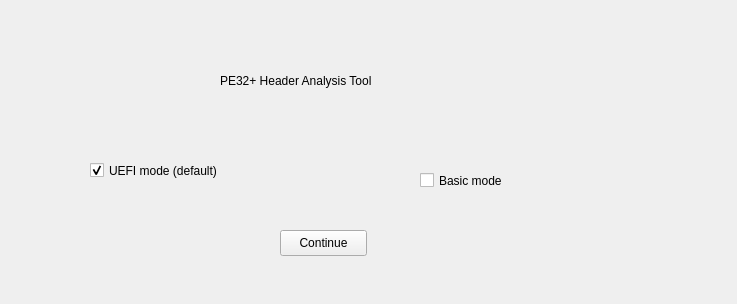
<?xml version="1.0" encoding="UTF-8"?>
<ui version="4.0">
 <class>MainWindow</class>
 <widget class="QMainWindow" name="MainWindow">
  <property name="geometry">
   <rect>
    <x>0</x>
    <y>0</y>
    <width>737</width>
    <height>304</height>
   </rect>
  </property>
  <property name="windowTitle">
   <string>MainWindow</string>
  </property>
  <widget class="QWidget" name="centralwidget">
   <widget class="QPushButton" name="pushButton">
    <property name="geometry">
     <rect>
      <x>280</x>
      <y>230</y>
      <width>87</width>
      <height>26</height>
     </rect>
    </property>
    <property name="text">
     <string>Continue</string>
    </property>
   </widget>
   <widget class="QCheckBox" name="checkBox">
    <property name="geometry">
     <rect>
      <x>90</x>
      <y>160</y>
      <width>161</width>
      <height>21</height>
     </rect>
    </property>
    <property name="text">
     <string>UEFI mode (default)</string>
    </property>
    <property name="checked">
     <bool>true</bool>
    </property>
   </widget>
   <widget class="QCheckBox" name="checkBox_2">
    <property name="geometry">
     <rect>
      <x>420</x>
      <y>170</y>
      <width>161</width>
      <height>21</height>
     </rect>
    </property>
    <property name="text">
     <string>Basic mode</string>
    </property>
    <property name="checked">
     <bool>false</bool>
    </property>
   </widget>
   <widget class="QLabel" name="label">
    <property name="geometry">
     <rect>
      <x>220</x>
      <y>70</y>
      <width>221</width>
      <height>21</height>
     </rect>
    </property>
    <property name="text">
     <string>PE32+ Header Analysis Tool</string>
    </property>
   </widget>
  </widget>
 </widget>
 <resources/>
 <connections/>
</ui>
